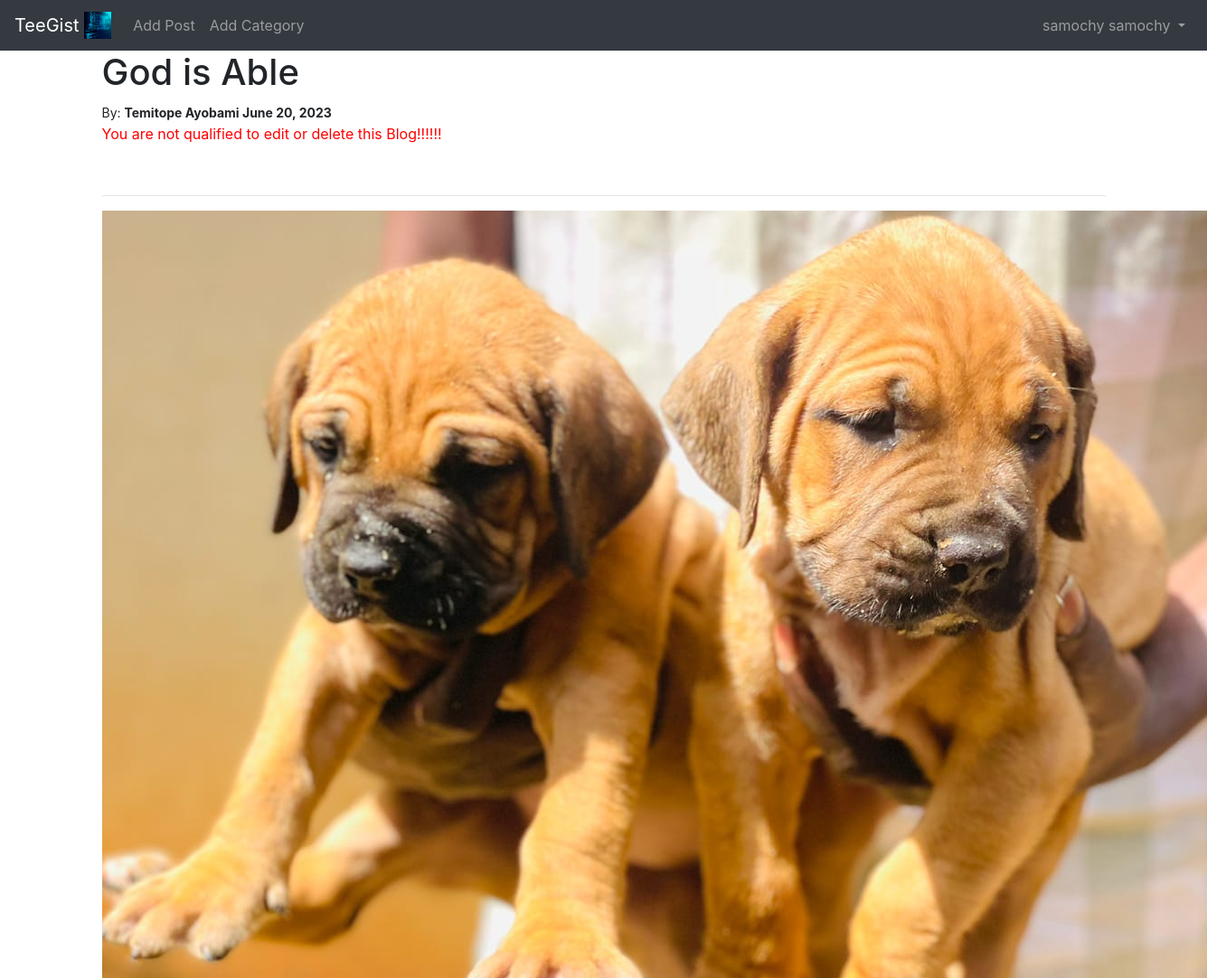
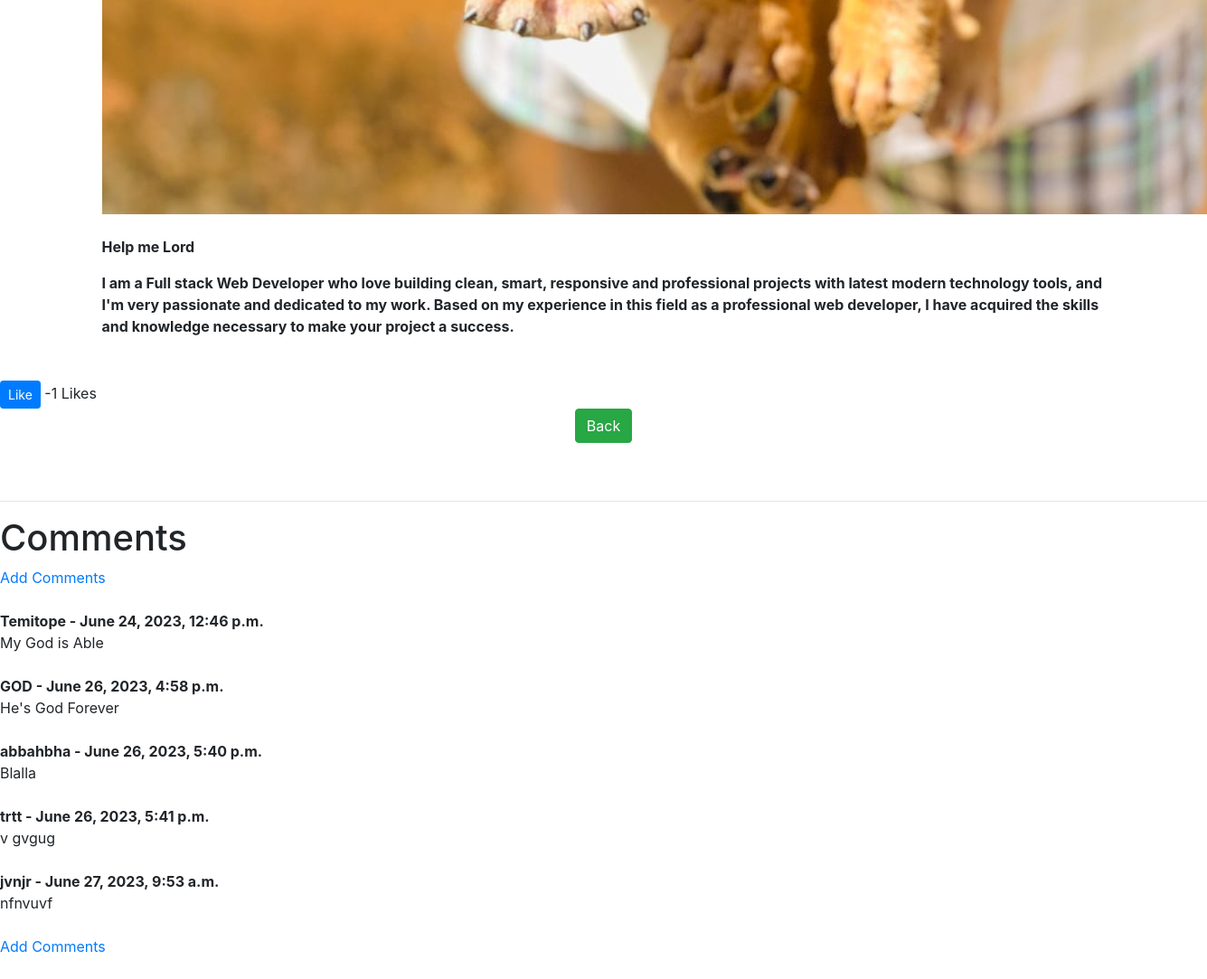
Screenshot of /article/38 (signed in) with the database file from the repository (2 pictures, top to bottom).
### app_folder/models.py (models this page shows, shortened)
class Post(models.Model):
    title = models.CharField(max_length=250)
    upload_image = models.ImageField(null=True, blank=True, upload_to ='images/')
    title_tag = models.CharField(max_length=250, default='This is a blog Web App!')
    author = models.ForeignKey(User, on_delete=models.CASCADE)
    body = RichTextField(blank=True, null=True)
    posted_at = models.DateField(auto_now_add=True)
    category = models.CharField(max_length=255, default='Technology')
    snippet = models.CharField(max_length=255, default="Click to View Post")
    likes = models.ManyToManyField(User, related_name='blog_posts')
    def total_likes(self):
        return self.likes.count()

class Profile(models.Model):
    user = models.OneToOneField(User, null=True, blank=True, on_delete = models.CASCADE)
    bio = models.TextField()
    profile_pic = models.ImageField(null=True, blank=True, upload_to='images/profile/')
    website_url = models.CharField(max_length=250, null=True, blank=True)
    facebook_url = models.CharField(max_length=250, null=True, blank=True)
    instagram_url = models.CharField(max_length=250, null=True, blank=True)
    twitter_url = models.CharField(max_length=250, null=True, blank=True)
    linkedin_url = models.CharField(max_length=250, null=True, blank=True)

class Comment(models.Model):
    post = models.ForeignKey(Post, related_name='comments', on_delete=models.CASCADE)
    name = models.CharField(max_length=300)
    body = models.TextField()
    date_posted = models.DateTimeField(auto_now_add=True)

### app_folder/views.py (the view)
# urls.py: path('article/<int:pk>', DetailProjectView.as_view(), name = 'details'),
class DetailProjectView(DetailView):
    model = Post
    template_name = 'apps/details.html'
    def get_context_data(self, *args, **kwargs):
        context = super(DetailProjectView, self).get_context_data(**kwargs)
        stuff = get_object_or_404(Post, id= self.kwargs['pk'])
        total_likes = stuff.total_likes()
        context ["total_likes"] = total_likes
        return context

### app_folder/templates/apps/details.html (shortened to what this page needs)
{% extends 'blogs/base.html' %}
{% load static %}
{% block content %}
<h1> {{ post.title }} </h1>
<small> By: <strong>
    {{ post.author.first_name }}
    {{ post.author.last_name}}
    {{ post.posted_at }}
            </strong>
</small>
{% if user.is_authenticated %}
{% if user.id == post.author.id %}
<small>
     <a href = "{% url 'edit_post' post.pk%}"> (Edit Post)</a>  <br/>
     <a href = "{% url 'delete_post' post.pk%}"> (Delete Post)</a>
</small>
{% else %}
<p style = "color:red;">You are not qualified to edit or delete this Blog!!!!!! </p>
{% endif %}
{% endif %}
<br/>
<hr>
<strong>
     {% if post.upload_image %}
     <img src=" {{ post.upload_image.url }}">
     {% endif %}
     <br/><br/>
     {{ post.body|safe }}
                <p class="card-text">
                    {{ post.author.profile.bio }}
               </p>
              </div>
<br/> <br/>
{% if user.is_authenticated %}
<form method = 'POST' action = "{% url 'like_post' post.pk %}">
 <button type = "submit", name = "post_id", value = "{{ post.id }}", class ="btn btn-primary btn-sm">Like</button> -{{ total_likes }} Likes
 </form>
<div style = text-align:center;>
<a href = "{% url 'home' %}" class ="btn btn-success"> Back </a>
</div>
<br/><br/>
 <hr>
<h1> Comments </h1>
{% if not post.comments.all %}
          No comment Yet: <br/> <a href = "{% url 'add_post_comment' post.pk %}"> Add Comment </a>
    {% else %}
    <a href = "{% url 'add_post_comment' post.pk %}">Add Comments </a>
    <br/><br/>
    {% for comment in post.comments.all %}
        <strong>
        {{ comment.name }} -
        {{ comment.date_posted }}
        </strong>
    <br/>
          {{ comment.body }}
        <br/><br/>
    {% endfor %}
    <a href = "{% url 'add_post_comment' post.pk %}">Add Comments </a>
    <br/><br/>
    {% endif %}
{% endif %}
{% endblock %}

### project_folder/templates/blogs/base.html (shortened to what this page needs)
{% load static %}
<!doctype html>
<html lang="en">
  <head>
    <link rel="stylesheet" href="https://cdn.jsdelivr.net/npm/bootstrap@4.6.2/dist/css/bootstrap.min.css">
  </head>
  <body>
    <nav class="navbar navbar-expand-lg navbar-dark bg-dark">
        <a class="navbar-brand" href="{% url 'home' %}">TeeGist
          <img src="{% static 'theblog/img/code.jpeg' %}" width="30" height="30" class="d-inline-block align-top" alt="">
        </a>
        <div class="collapse navbar-collapse" id="navbarSupportedContent">
          <ul class="navbar-nav mr-auto">
            {% if user.is_authenticated %}
            <li class="nav-item">
              <a class="nav-link" href="{% url 'add_blog' %}">Add Post</a>
            </li>
            <li class="nav-item">
              <a class="nav-link" href="{% url 'add_category' %}">Add Category</a>
            </li>
            {% endif %}
          </ul>
          {% if user.is_authenticated %}
          <ul class="navbar-nav ml-auto">
            <li class="nav-item dropdown">
              <a class="nav-link dropdown-toggle" href="#" role="button" data-toggle="dropdown" aria-expanded="false">
                {{ user.first_name }}
                {{ user.last_name }}
              </a>
            </li>
          </ul>
          {% endif %}
        </div>
      </nav>
    <div class = 'container'>
         {% block content %}
        {% endblock %}
  </body>
</html>

### rows the page displays
Post: title "God is Able", author.first_name "Temitope", author.last_name "Ayobami", posted_at "June 20, 2023", upload_image (picture), body "Help me Lord", author.profile.bio "I am a Full stack Web Developer who love building clean, smart, responsive and professional projects with latest modern technology tools, and I'm very passionate and dedicated to my work. Based on my experience in this field as a professional web developer, I have acquired the skills and knowledge necessary to make your project a success."
Comment: name "Temitope", date_posted "June 24, 2023, 12:46 p.m.", body "My God is Able"
Comment: name "GOD", date_posted "June 26, 2023, 4:58 p.m.", body "He's God Forever"
Comment: name "abbahbha", date_posted "June 26, 2023, 5:40 p.m.", body "Blalla"
Comment: name "trtt", date_posted "June 26, 2023, 5:41 p.m.", body "v gvgug"
Comment: name "jvnjr", date_posted "June 27, 2023, 9:53 a.m.", body "nfnvuvf"

### other values shown
{{ user.first_name }} "samochy"
{{ user.last_name }} "samochy"
{{ total_likes }} "1"
